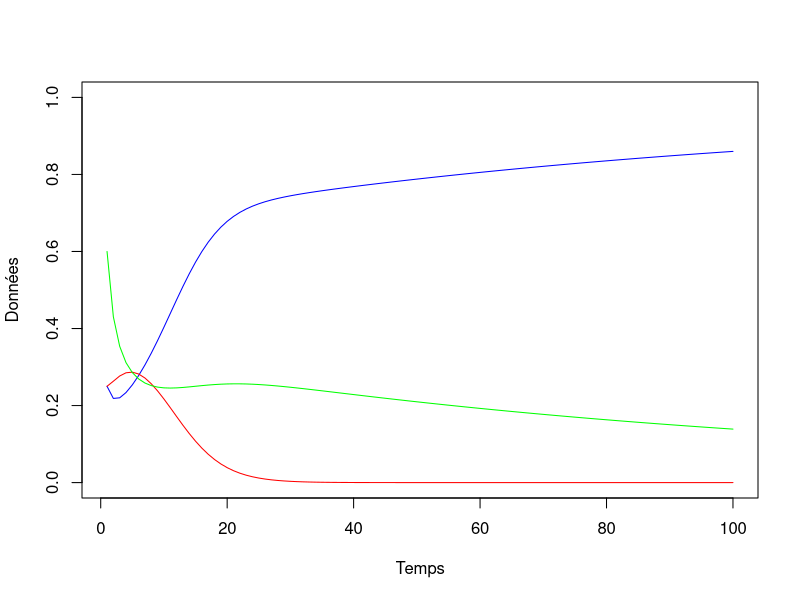
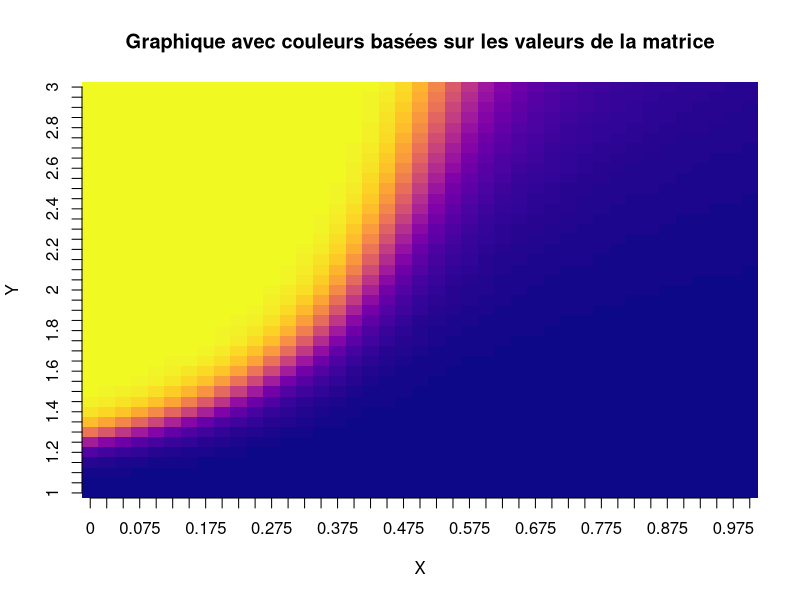
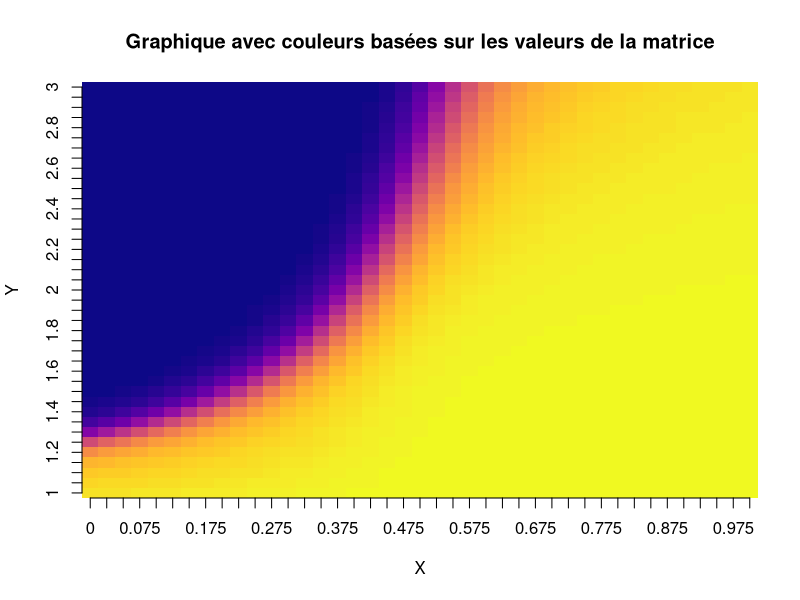

These figures' R source, in order:
# projet BIO401

library(deSolve)
library(viridis)

# Partie 1
interaction_coral <- function(t, vars, parms){
  with(as.list(c(parms, vars)), {
    # Modèle interaction coral
    Y <- 1 - M - C # dY/dt
    
    dM <- a*M*C - ((P/beta)*M/(M+Y)) + M*Y # dM/dt
    dC <- r*Y*C - d*C - a*M*C  # dC/dt
    dP <- s*P*(1 - (P/(beta*(((ca+cb*R)/kmax)*((delta*(M+Y))/(1+v*(M+Y))))))) -f*P # dP/dt
    dR <- hG*C*(3 - R) - hE*(1 - C)*(R - 1)
    
    print(paste("C",C))
    print(paste("R",R))
    print(paste("P",P))
    print(paste("k", (((ca+cb*R)/kmax)*((delta*(M+Y))/(1+v*(M+Y))))))
    
    # Résultat
    res <- c(dM=dM, dC=dC, dP=dP, dR=dR)
    return(list(res))
  })
}

dessinSol <- function(ic=c(M=0.25,C=0.25,P=600,R=2), times=seq(1:100),func=interaction_coral, 
                      parms=c(a=0.1,
                              beta=1000,
                              d=0.44,
                              r=1,
                              f=0.2,
                              s=0.49,
                              ca=-(3.21),
                              cb=3.65,
                              kmax=17.745,
                              delta=4,557,
                              v=0.9877,
                              hG=0.03,
                              hE=0.01)) {
  soln <- ode(ic, times, func, parms)
  
  plot(x = times, y = soln[,"M"], type = "l", col = "blue",
       xlab = "Temps", ylab = "Données",ylim=c(0,1))
  lines(x = times, y = soln[,"C"], type = "l", col = "red")
  lines(x = times, y = soln[,"P"]/parms[2], type = "l", col = "green")
  # plot(x = times, y = soln[,"R"], type = "l", col = "pink",ylim=c(1,3))
  
}

# Partie 2
dessinSol()
interaction_coral2 <- function(t, vars, parms){
  with(as.list(c(parms, vars)), {
    # Modèle interaction coral
    Y <- 1 - M - C # dY/dt
    R <- rug
    
    dM <- a*M*C - ((P/beta)*M/(M+Y)) + M*Y # dM/dt
    dC <- r*Y*C - d*C - a*M*C  # dC/dt
    dP <- s*P*(1 - (P/(beta*(((ca+cb*R)/kmax)*((delta*(M+Y))/(1+v*(M+Y))))))) -f*P # dP/dt
    
    # Résultat
    res <- c(dM=dM, dC=dC, dP=dP)
    return(list(res))
  })
}

dessinSol2 <- function(ic=c(M=0.1,C=0.8,P=750), times=seq(1:30),func=interaction_coral2, 
                       parms=c(a=0.1,
                               beta=1000,
                               d=0.44,
                               r=1,
                               f=0.2,
                               s=0.49,
                               ca=-(3.21),
                               cb=3.65,
                               kmax=17.745,
                               delta=4,557,
                               v=0.9877,
                               hG=0.03,
                               hE=0.01,
                               rug=1)) {
  soln <- ode(ic, times, func, parms)
  
  # plot(x = times, y = soln[,"M"], type = "l", col = "blue",
  #      xlab = "Temps", ylab = "Données",ylim=c(0,1))
  # lines(x = times, y = soln[,"C"], type = "l", col = "red")
  # lines(x = times, y = soln[,"P"]/parms[2], type = "l", col = "green")
  
  return(c(soln[30,"C"],soln[30,"M"]))
}

# Initialisation de la matrice coral
coral <- matrix(data = NA, nrow = 41, ncol = 41)
algue <- matrix(data = NA, nrow = 41, ncol = 41)

# Boucle sur rugo
for (i in 1:41) {
  fish <- (i - 1) * (1 / 40)  # Calcul de la valeur de fish

  # Boucle sur fish
  for (j in 1:41) {
    rugo <- 1 + (j - 1) * (2 / 40)  # Calcul de la valeur de rugo
    
    # Appel de la fonction dessinSol2 et mise à jour de la matrice coral
    res <- dessinSol2(ic = c(M = 0.005, C = 0.995, P = 95),
                      parms = c(a = 0.1, beta = 100, d = 0.44, r = 1, f = fish,
                                s = 0.49, ca = -3.21, cb = 3.65, kmax = 17.745,
                                delta = 4.557, v = 0.9877, hG = 0.03, hE = 0.01,
                                rug = rugo))
    coral[j, i] <- res[1]  # Met à jour la matrice coral
    algue[j,i] <- res[2]
  }
}

# Définition des noms de lignes et de colonnes
row_names <- paste(seq(1, 3, by = (2 / 40)))
col_names <- paste(seq(0, 1, by = (1 / 40)))

row.names(coral) <- row_names
colnames(coral) <- col_names

# Créer le graphique avec la matrice en tant que données
image(1:nrow(coral), 1:ncol(coral), t(coral), col = plasma(100),zlim = c(0,0.56),
      xlab = "X", ylab = "Y", main = "Graphique avec couleurs basées sur les valeurs de la matrice",axes=F);axis(side = 1, at = 1:ncol(coral), labels = col_names);axis(side = 2, at = 1:nrow(coral), labels = row_names)

image(1:nrow(algue), 1:ncol(algue), t(algue), col = plasma(100),
      xlab = "X", ylab = "Y", main = "Graphique avec couleurs basées sur les valeurs de la matrice",axes=F);axis(side = 1, at = 1:ncol(coral), labels = col_names);axis(side = 2, at = 1:nrow(coral), labels = row_names)
